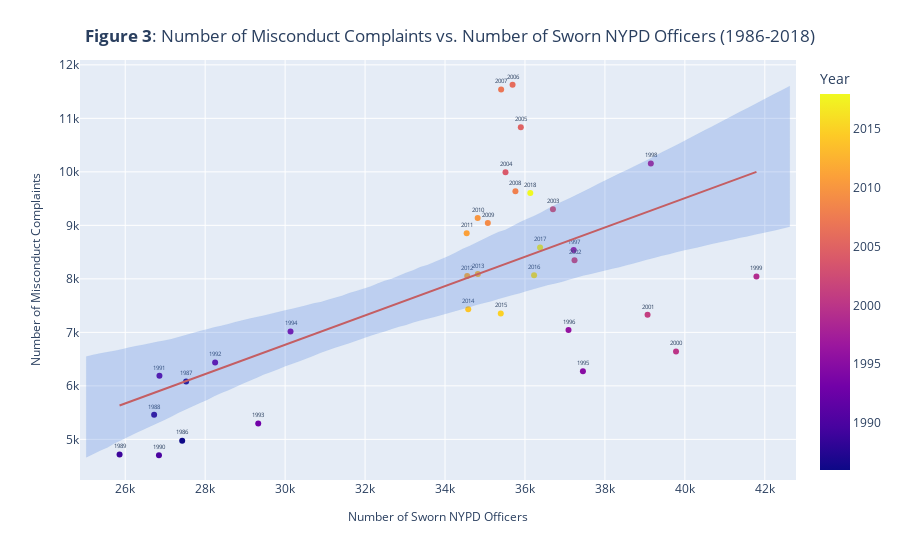

The code cell stored with this chart in its notebook:
### Code cell
complaints_officers_per_year_ols(all_complaints)
